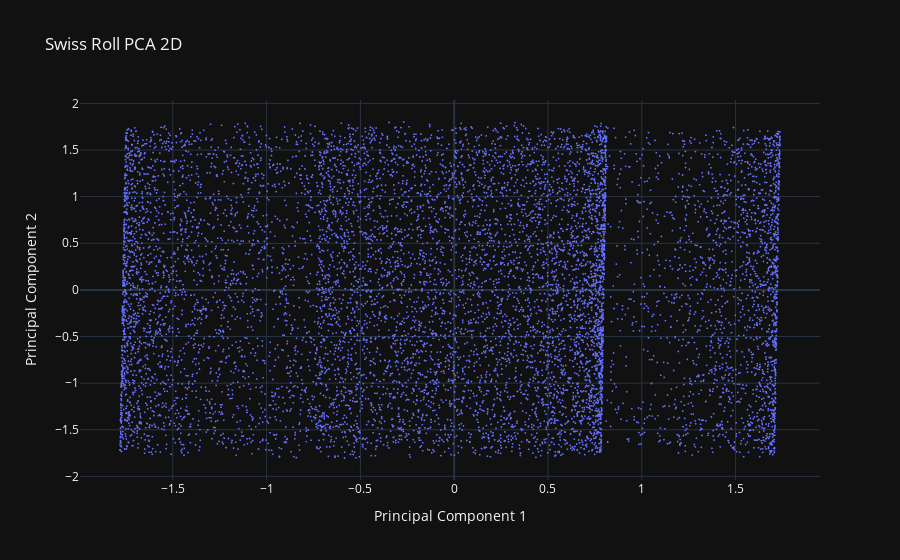

Notebook source saved alongside this figure:
### Code cell
fig_2 = px.scatter(x=data_pca[0].iloc[:, 0], y=data_pca[0].iloc[:, 1], title="Swiss Roll PCA 2D", labels={"x": "Principal Component 1", "y": "Principal Component 2"})
fig_2.update_traces(marker=dict(size=2))
fig_2.show()

### Figure 1 — Plotly figure (JSON) as saved in the notebook; plotly's stock layout.template omitted (floating-point values rounded to 4 significant figures; data arrays with more than 128 entries replaced by an {"elided": "..."} marker saying what was removed)
{"data": [{"hovertemplate": "Principal Component 1=%{x}<br>Principal Component 2=%{y}<extra></extra>", "legendgroup": "", "marker": {"color": "#636efa", "symbol": "circle", "size": 2}, "mode": "markers", "name": "", "showlegend": false, "x": {"elided": "10000 float values"}, "xaxis": "x", "y": {"elided": "10000 float values"}, "yaxis": "y", "type": "scattergl"}], "layout": {"xaxis": {"anchor": "y", "domain": [0.0, 1.0], "title": {"text": "Principal Component 1"}}, "yaxis": {"anchor": "x", "domain": [0.0, 1.0], "title": {"text": "Principal Component 2"}}, "legend": {"tracegroupgap": 0}, "title": {"text": "Swiss Roll PCA 2D"}}}
